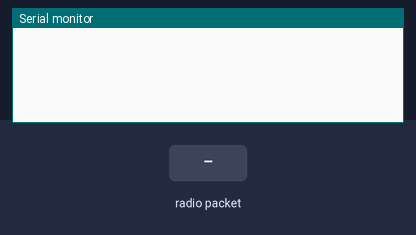
The sketch below on a simulated Arduino Uno, built with avr-gcc and run on an emulated ATmega328P. Parts: the last lines printed to the serial monitor. The test bench sets the inputs (shaded band). No radio packets arrive unless stated.

Above: at 1.2 s.
1.3 s: radio packet "1" arrives
At 1.6 s:
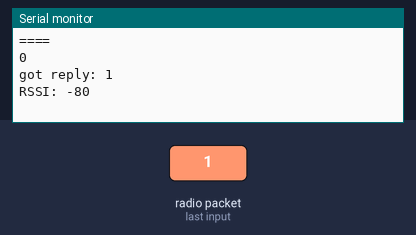
2.8 s: radio packet "0" arrives
At 4.0 s:
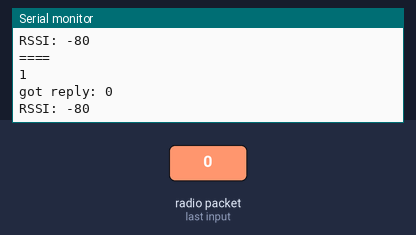
4.3 s: radio packet "2" arrives
At 5.3 s:
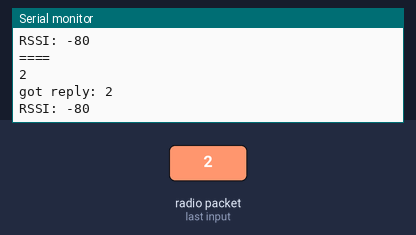

The sketch:

rf95_mobile_station_client.ino
```cpp
// -*- mode: C++ -*-
// Range test instructions: Run this sketch on a radio attached to a laptop.
// Run the other sketch (rf95_fixed_base_station_server) on a fixed radio
// (leave this one unattended). Take your radio and laptop around and watch
// the serial output.

// This sketch needs the RadioHead library to be installed in your Arduino environment. See the repo
// top-level README for instructions.

#include <SPI.h>
#include <RH_RF95.h>

RH_RF95 rf95;
uint8_t c;

void setup() {
  c = 0;
  Serial.begin(57600);
  while (!Serial) ; // Wait for serial port to be available
  if (rf95.init()) {
    rf95.setTxPower(20, false);
  } else {
    Serial.println("init failed");
  }
}

void loop() {
  uint8_t data[] = "Hello World!";
  rf95.send(data, sizeof(data));

  rf95.waitPacketSent();
  // Now wait for a reply
  uint8_t buf[RH_RF95_MAX_MESSAGE_LEN];
  uint8_t len = sizeof(buf);

  if (rf95.waitAvailableTimeout(3000)) {
    if (rf95.recv(buf, &len)) {
      Serial.println("====");
      Serial.println(c++, DEC);
      Serial.print("got reply: ");
      Serial.println((char*)buf);
      Serial.print("RSSI: ");
      Serial.println(rf95.lastRssi(), DEC);
    } else {
      Serial.println("recv failed");
    }
  } else {
    //Serial.println("No reply, is rf95_server running?");
  }
  delay(1000);
}
```

Measured:
- after the input at 1.3 s, the serial monitor: prints a new line at once (image 1)
- after the input at 2.8 s, the serial monitor: prints a new line at once (image 2)
- after the input at 4.3 s, the serial monitor: prints a new line at once (image 3)
